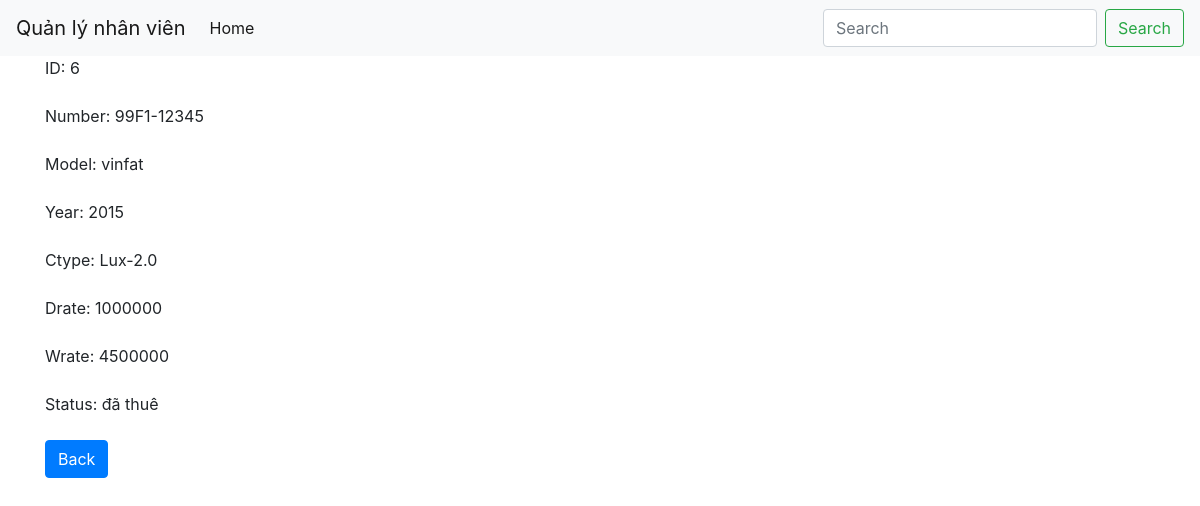
Page /details.php?id=6 on the committed database.
### tables this page shows
CREATE TABLE `cars` (
  `vehicle_id` int(11) NOT NULL,
  `license_no` varchar(15) NOT NULL,
  `model` varchar(255) NOT NULL,
  `year` year(4) NOT NULL,
  `ctype` varchar(255) NOT NULL,
  `drate` int(10) NOT NULL,
  `wrate` int(15) NOT NULL,
  `status` varchar(255) NOT NULL
);

### src/details.php (the view)
<?php
    include('header.php');
    if(isset($_GET['id'])){
        $id = $_GET['id'];
        $result = mysqli_query($conn, "SELECT * FROM cars WHERE vehicle_id = '$id'");
        if(mysqli_num_rows($result)==1){
            $cars = mysqli_fetch_array($result);
            $no = $cars['license_no'];
            $model = $cars['model'];
            $year = $cars['year'];
            $ctype = $cars['ctype'];
            $drate = $cars['drate'];
            $wrate = $cars['wrate'];
            $status = $cars['status'];
        }
    }
?>
    <div class="container">
        <div class="form-group">
            <label>ID: </label>
            <?php echo $id?>
        </div>
        <div class="form-group">
            <label>Number: </label>
            <?php echo $no?>
        </div>
        <div class="form-group">
            <label>Model: </label>
            <?php echo $model?>
        </div>
        <div class="form-group">
            <label>Year: </label>
            <?php echo $year?>
        </div>
        <div class="form-group">
            <label>Ctype: </label>
            <?php echo $ctype?>
        </div>
        <div class="form-group">
            <label>Drate: </label>
            <?php echo $drate?>
        </div>
        <div class="form-group">
            <label>Wrate: </label>
            <?php echo $wrate?>
        </div>
        <div class="form-group">
            <label>Status: </label>
            <?php echo $status?>
        </div>
        <form method="POST" action="index.php">
        <button type="submit" class="btn btn-primary">Back</button>
    </form>
</div>
<?php
    include('footer.php');
?>

### rows in the picture
cars: license_no "99F1-12345", model "vinfat", year "2015", ctype "Lux-2.0", drate "1000000", wrate "4500000", status "đã thuê"

### other values in the picture
$id "6"
